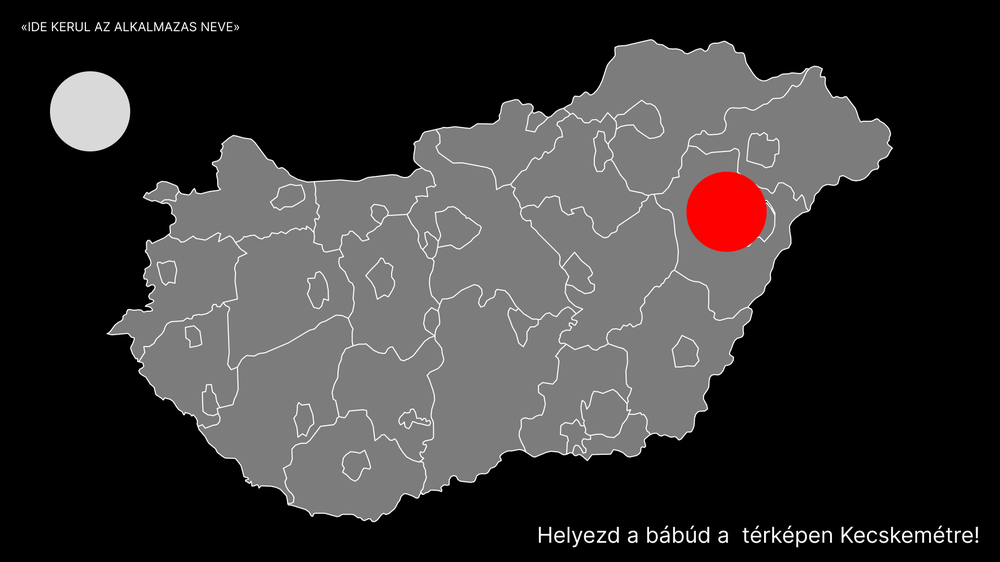
#> input picture testpic.png, 1000 x 562 px, shrunk from 1920 x 1080 before the run
$ python app.py
#> lines starting #> are read from the running program, lines starting #| are printed output that depends on the picture; after the words box and inside, x2 and y2 are one past the last pixel; in counts of white or black regions, pixels touching at a corner belong together
import cv2
import numpy as np

img = cv2.imread('testpic.png')
#> img is the input picture: shape (562, 1000, 3); mean B, G, R 52.5, 52.5, 54.8

gray = cv2.cvtColor(img, cv2.COLOR_BGR2GRAY)
blurred = cv2.medianBlur(gray, 25) #cv2.bilateralFilter(gray,10,50,50)
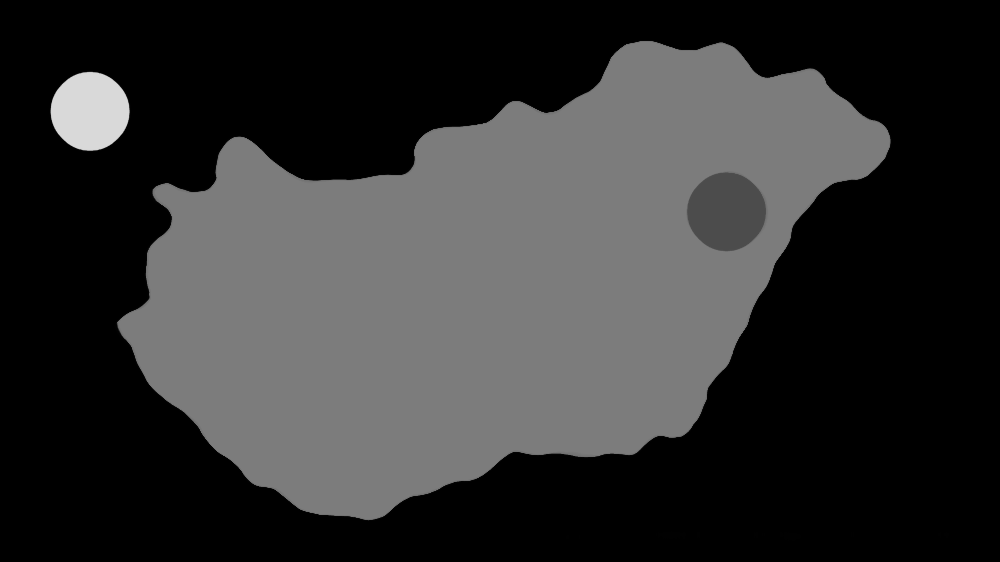
#> blurred: shape (562, 1000); min 0, max 217, mean 50
minDist = 100
param1 = 20 #optimal:20-30
param2 = 40 #smaller value-> more false circles
minRadius = 5
maxRadius = 100 #max val:100

# docstring of HoughCircles: HoughCircles(image, method, dp, minDist[, circles[, param1[, param2[, minRadius[, maxRadius]]]]])
circles = cv2.HoughCircles(
    blurred,
    cv2.HOUGH_GRADIENT,
    1,
    minDist,
    param1=param1,
    param2=param2,
    minRadius=minRadius,
    maxRadius=maxRadius
)
#> circles = [[89.5, 111.5, 38.9], [726.5, 210.5, 39.1]]

if circles is not None:
    circles = np.uint16(np.around(circles))
#> circles = [[90, 112, 39], [726, 210, 39]]
    for i in circles[0,:]:
        cv2.circle(
            img,
            (i[0],
            i[1]),
            i[2],
            (0, 255, 0),
            2
        )
#> this loop made 2 passes
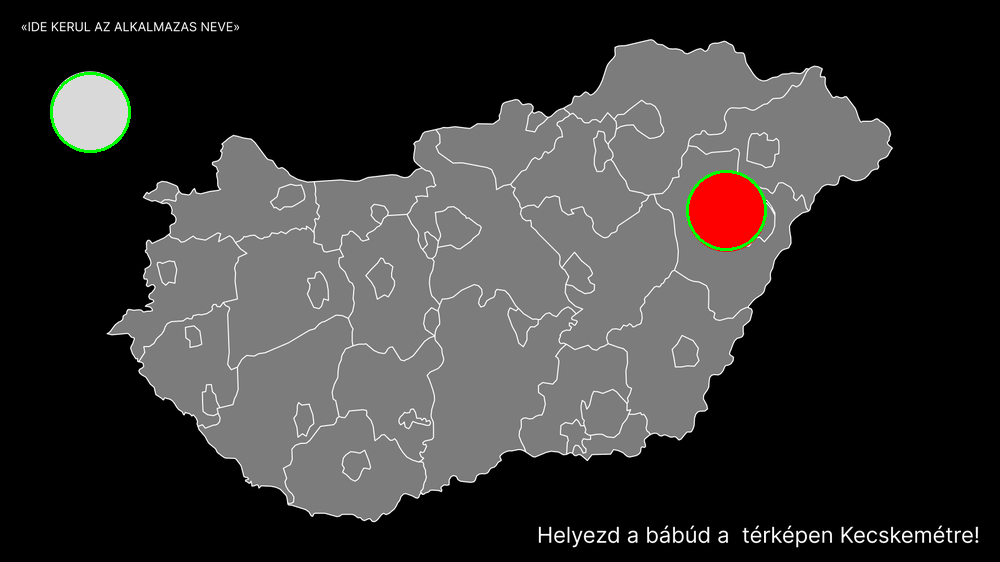
#> img: shape (562, 1000, 3); 0.27% of pixels changed, all inside (x1, y1, x2, y2) = (50, 72, 767, 251)

# show result for testing:
cv2.imshow('DetectedCircles', img)

# exit
cv2.waitKey(0)
cv2.destroyAllWindows()
